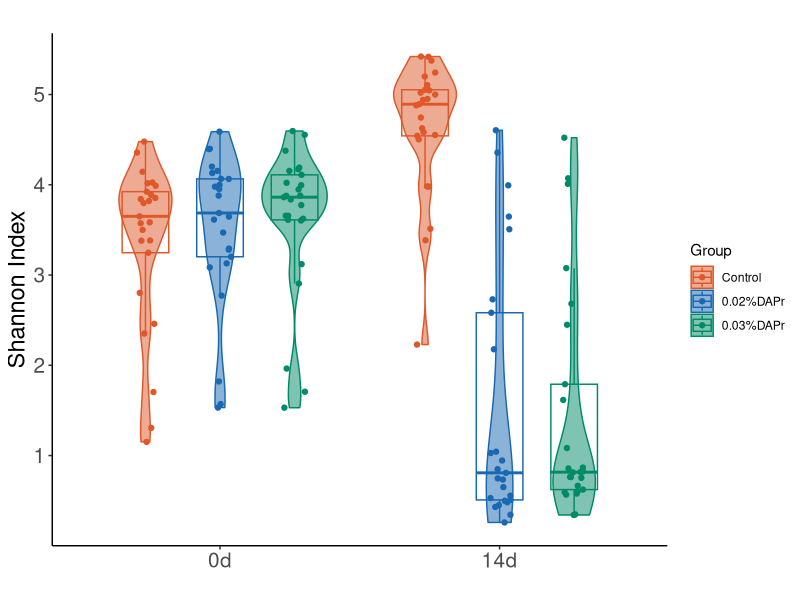

Here is the R script that generated this plot:
m = read.delim('Shannon.tsv',header=T,sep = '\t')
m$Day = factor(m$Day,levels = c('0d','14d')) #'7d',,'21d'
m$Group = factor(m$Group, levels = c('Control','0.02%DAPr','0.03%DAPr'))
library(ggplot2)
library(ggpubr)
#compare_means(g__Phocaeicola~Group, data = m, group.by = 'Day')  #计算P值
my.group = list(c('Control','0.02%DAPr'),c('Control','0.03%DAPr'))
Group.col = c("#DE582B","#1868B2","#018A67") #,"#F3A332"
P = ggboxplot(m, x = 'Day', y = 'Shannon', color = 'Group', width=0.5,alpha = 0.6, add = "jitter") +    # 绘制箱线图，不显示离群点
  geom_violin(aes(fill = Group, color = Group), alpha = 0.5,width = 0.7,
              position = position_dodge(0.8),trim = TRUE) +
  scale_fill_manual(values  = Group.col) + # 使用预设的颜色
  scale_color_manual(values = Group.col) +
  labs(title = "", y = "Shannon Index", x = "") +
  theme_bw() +
  theme(panel.grid = element_blank(),
        panel.border = element_blank(),  #移除所有边框
        axis.line = element_line(color = "black"),  #显示所有轴线
        axis.text.x = element_text(size = 15), # 倾斜 x 轴标签angle = 0, hjust = 1,
        axis.text.y = element_text(size = 15),      
        axis.title.y = element_text(size = 17)     #调整y轴主题字体大小
        #strip.text = element_text(size = 17),             # 调整分面标题的大小
        #panel.spacing = unit(1, "lines"),                 # 增加分面之间的间隔
        #legend.position = 'none'
   )
ggsave(P,filename = 'Shannon.pdf',width = 6,height = 5)
